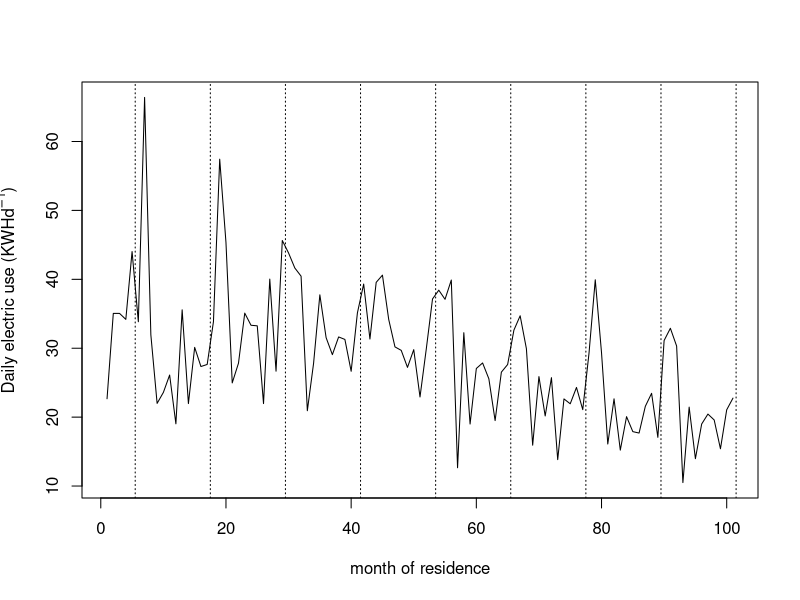
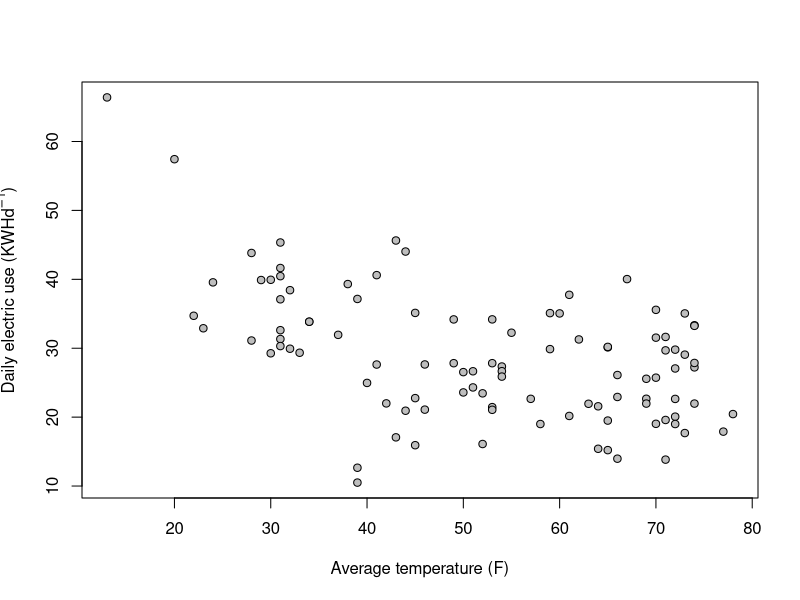
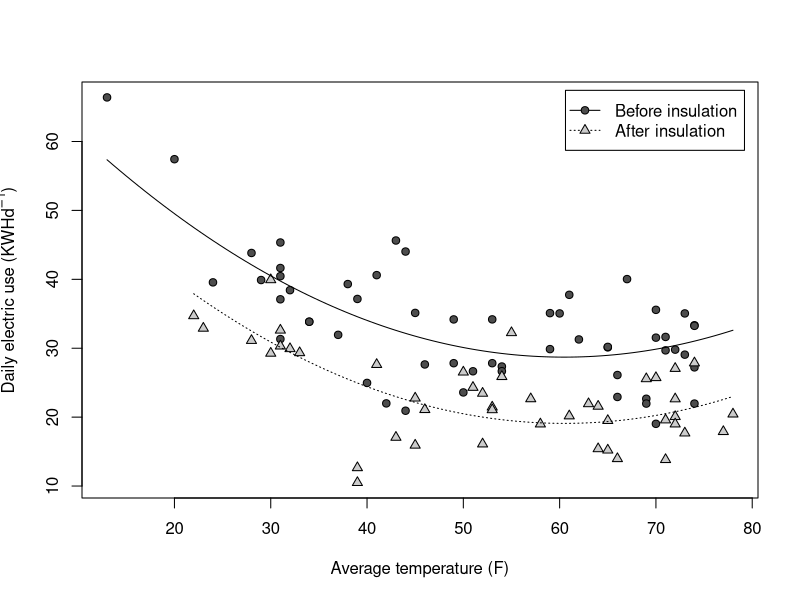

These figures' R source, in order:
## ---- chunk 1
knitr::opts_chunk$set(dev=c("png","pdf"),fig.width=7,fig.height=5.5,tidy=TRUE)
## ---- chunk 2
# setwd("~/Documents/Stats/EssentialR/Code Files")
elec <- read.delim("../Data/electric bill.txt")
dim(elec); head(elec)
## ---- chunk 3
plot(elec$kWhd.1,type="l",xlab="month of residence",ylab=expression(paste("Daily electric use (KWH",d^-1,")")))
abline(v=c(0,12,24,36,48,60,72,84,96)+5.5,lty=3) # add vertical lines at the end of each year.
## ---- chunk 4
with(elec,plot(avgT,kWhd.1,pch=21,bg="grey",xlab="Average temperature (F)",ylab=expression(paste("Daily electric use (KWH",d^-1,")"))))
## ---- chunk 5
m1<-lm(kWhd.1~avgT,data=elec); summary(m1)
## ---- chunk 6
m2<-lm(kWhd.1~avgT+I(avgT^2),data=elec); summary(m2)
## ---- chunk 7
elec$insul<-rep(0,nrow(elec))
elec$insul[57:nrow(elec)]<-1 # create a boolean for insulation
m3<-lm(kWhd.1~avgT+I(avgT^2)+insul, data=elec); summary(m3)
## ---- chunk 8
sym=c(21,24);pcol=c("grey30","grey80")
with(elec,plot(avgT,kWhd.1,pch=sym[insul+1],bg=pcol[insul+1],xlab="Average temperature (F)",ylab=expression(paste("Daily electric use (KWH",d^-1,")"))))
B<-coef(m3)
curve(B[1]+B[2]*x+B[3]*x^2,from=min(elec$avgT),to=max(elec$avgT),add=T)
curve(B[1]+B[2]*x+B[3]*x^2+B[4],from=min(elec$avgT[57:nrow(elec)]),to=max(elec$avgT[57:nrow(elec)]),lty=3,add=T)
legend("topright",inset=0.02,pch=sym,pt.bg=pcol,lty=c(1,3),legend=c("Before insulation","After insulation"))
